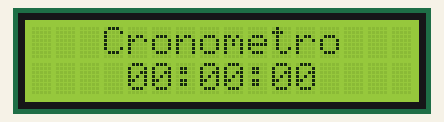
A sketch run on a simulated Arduino Uno, built with avr-gcc and run on an emulated ATmega328P. On the bench: 16×2 character LCD.

Above: at 0.1 s.
At 4.1 s:
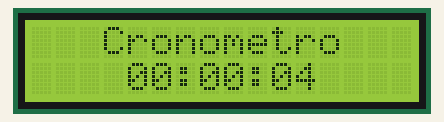
At 9.1 s:
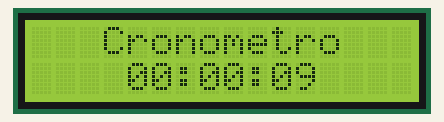
At 19.1 s:
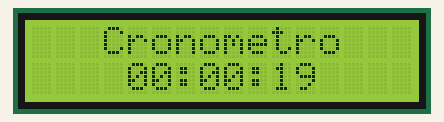
At 28.2 s:
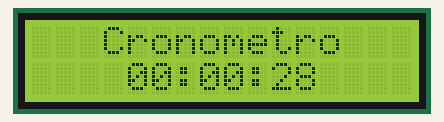
At 38.2 s:
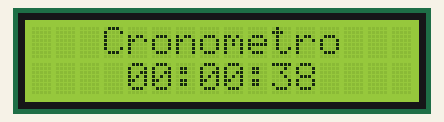

Measured:
- what the display in image 1 shows lasts 1.0 s, from 4.1 s to 5.1 s

The sketch:

cronometro.ino
```cpp
// Cronometro SENAI
#include <LiquidCrystal.h>

LiquidCrystal LCD(2, 3, 4, 5, 6, 7);

int num = 0;

void setup()
{
  LCD.begin(16, 2);
  LCD.setCursor(3, 0);
  LCD.print("Cronometro");
}

void loop()
{
  int hours = num / 3600;
  int minutes = (num % 3600) / 60;
  int seconds = num % 60;

  LCD.setCursor(4, 4);

  if (hours < 10)
    LCD.print("0");

  LCD.print(hours);
  LCD.print(":");

  if (minutes < 10)
    LCD.print("0");

  LCD.print(minutes);
  LCD.print(":");

  if (seconds < 10)
    LCD.print("0");

  LCD.print(seconds);

  delay(1000);
  num++;

  if (num > 359999) {
    num = 0;
  }
}
```
